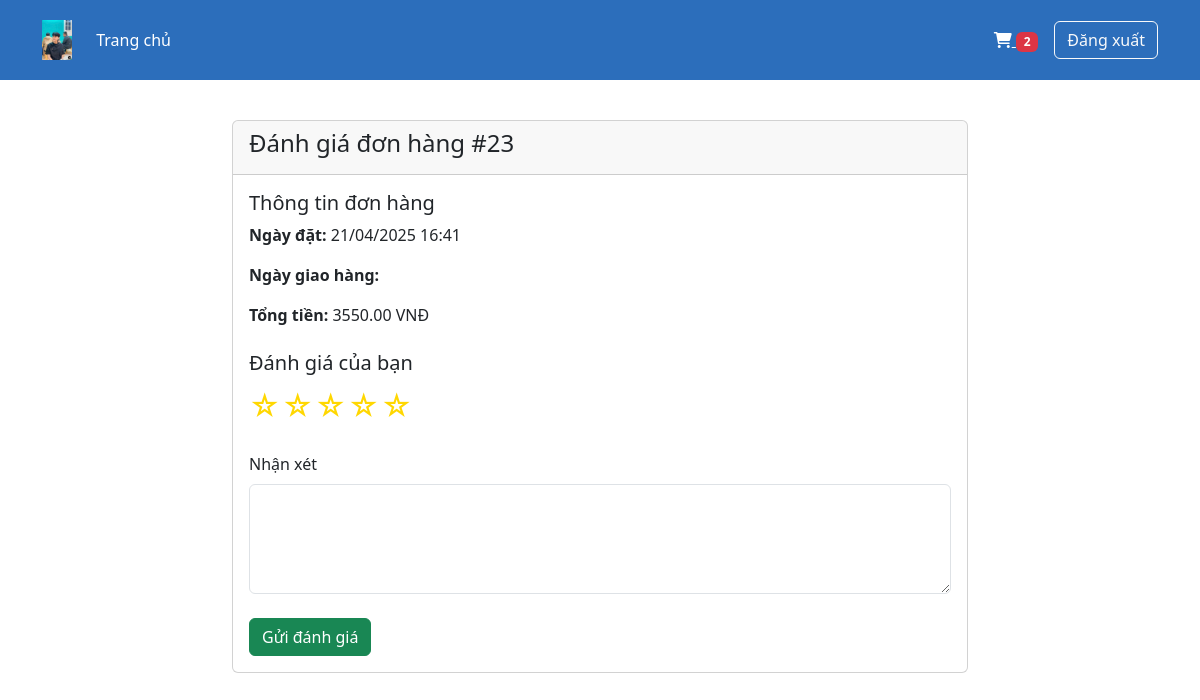
Page /review-order/23/ (signed in) on the committed database.
### accounts/models.py (models this page shows, shortened)
class Order(models.Model):
    PAYMENT_METHODS = (
        ('cod', 'Cash on Delivery'),
        ('bank', 'Bank Transfer'),
    )
    STATUS_CHOICES = [
        ('pending', 'Chờ xác nhận'),
        ('shipping', 'Đang giao'),
        ('delivered', 'Đã giao'),
        ('review', 'Đã đánh giá')
    ]
    user = models.ForeignKey(User, on_delete=models.CASCADE)
    full_name = models.CharField(max_length=100)
    email = models.EmailField()
    phone = models.CharField(max_length=20)
    address = models.TextField()
    payment_method = models.CharField(max_length=10, choices=PAYMENT_METHODS)
    total_amount = models.DecimalField(max_digits=10, decimal_places=2)
    status = models.CharField(max_length=20, choices=STATUS_CHOICES, default='pending')
    delivery_date = models.DateField(null=True, blank=True)
    delivery_time = models.TimeField(null=True, blank=True)
    is_auto_delivered = models.BooleanField(default=False)
    created_at = models.DateTimeField(auto_now_add=True)
    updated_at = models.DateTimeField(auto_now=True)

### accounts/views.py (the view, shortened to what this page needs)
# urls.py: path('review-order/<int:order_id>/', login_required(views.review_order), name='review_order'),
@login_required
def review_order(request, order_id):
    order = get_object_or_404(Order, id=order_id, user=request.user)
    return render(request, 'review_order.html', {
        'order': order,
        'cart_count': CartItem.objects.filter(cart__user=request.user).count()
    })

### ecommerce/templates/review_order.html (shortened to what this page needs)
{% load static %}
<!DOCTYPE html>
<html lang="en">
<head>
    <link href="https://cdn.jsdelivr.net/npm/bootstrap@5.3.0/dist/css/bootstrap.min.css" rel="stylesheet">
    <link href="https://cdnjs.cloudflare.com/ajax/libs/font-awesome/6.0.0/css/all.min.css" rel="stylesheet">
</head>
<body>
    <nav class="navbar navbar-expand-lg nav-main">
        <div class="container">
            <a class="navbar-brand" href="{% url 'home' %}">
                <img src="{% static 'images/pic.jpg' %}" alt="Logo">
            </a>
            <div class="collapse navbar-collapse" id="navbarNav">
                <ul class="navbar-nav me-auto mb-2 mb-lg-0">
                    <li class="nav-item">
                        <a class="nav-link" href="{% url 'home' %}">Trang chủ</a>
                    </li>
                </ul>
                <div class="d-flex align-items-center">
                    {% if user.is_authenticated %}
                        <div class="cart-section me-3">
                            <a href="{% url 'cart' %}" class="text-white">
                                <i class="fas fa-shopping-cart"></i>
                                <span class="badge bg-danger">{{ cart_count }}</span>
                            </a>
                        </div>
                        <a href="{% url 'logout' %}" class="btn btn-outline-light">Đăng xuất</a>
                    {% else %}
                        <a href="{% url 'login' %}" class="btn btn-outline-light me-2">Đăng nhập</a>
                        <a href="{% url 'register' %}" class="btn btn-light">Đăng ký</a>
                    {% endif %}
                </div>
            </div>
        </div>
    </nav>
    <section class="review-section">
        <div class="container">
            <div class="row justify-content-center">
                <div class="col-md-8">
                    <div class="card">
                        <div class="card-header">
                            <h4>Đánh giá đơn hàng #{{ order.id }}</h4>
                        </div>
                        <div class="card-body">
                            <div class="mb-4">
                                <h5>Thông tin đơn hàng</h5>
                                <p><strong>Ngày đặt:</strong> {{ order.created_at|date:"d/m/Y H:i" }}</p>
                                <p><strong>Ngày giao hàng:</strong> {{ order.delivery_date|date:"d/m/Y" }}</p>
                                <p><strong>Tổng tiền:</strong> {{ order.total_amount }}  VNĐ</p>
                            </div>
                            <form method="post">
                                <div class="mb-4">
                                    <h5>Đánh giá của bạn</h5>
                                    <div class="rating">
                                        <input type="radio" name="rating" value="5" id="5"><label for="5">☆</label>
                                        <input type="radio" name="rating" value="4" id="4"><label for="4">☆</label>
                                        <input type="radio" name="rating" value="3" id="3"><label for="3">☆</label>
                                        <input type="radio" name="rating" value="2" id="2"><label for="2">☆</label>
                                        <input type="radio" name="rating" value="1" id="1"><label for="1">☆</label>
                                    </div>
                                </div>
                                <div class="mb-4">
                                    <label for="comment" class="form-label">Nhận xét</label>
                                    <textarea class="form-control" id="comment" name="comment" rows="4" required></textarea>
                                </div>
                                <button type="submit" class="btn btn-success">Gửi đánh giá</button>
                            </form>
                        </div>
                    </div>
                </div>
            </div>
        </div>
    </section>
</body>
</html>

### ecommerce/templates/review_order.html (style rules this page uses)
.nav-main { background-color: #2c6ebb; padding: 15px; }
.nav-main .navbar-brand img { height: 40px; }
.nav-main .nav-link { color: white !important; }
.review-section { padding: 40px 0; }
.rating { display: flex; flex-direction: row-reverse; justify-content: flex-end; }
.rating > label { position: relative; width: 1.1em; font-size: 30px; color: #FFD700; cursor: pointer; }
.rating > label::before { content: "\2605"; position: absolute; opacity: 0; }

### rows in the picture
Order: id "23", created_at "21/04/2025 16:41", total_amount "3550.00"

### other values in the picture
{{ cart_count }} "2"
